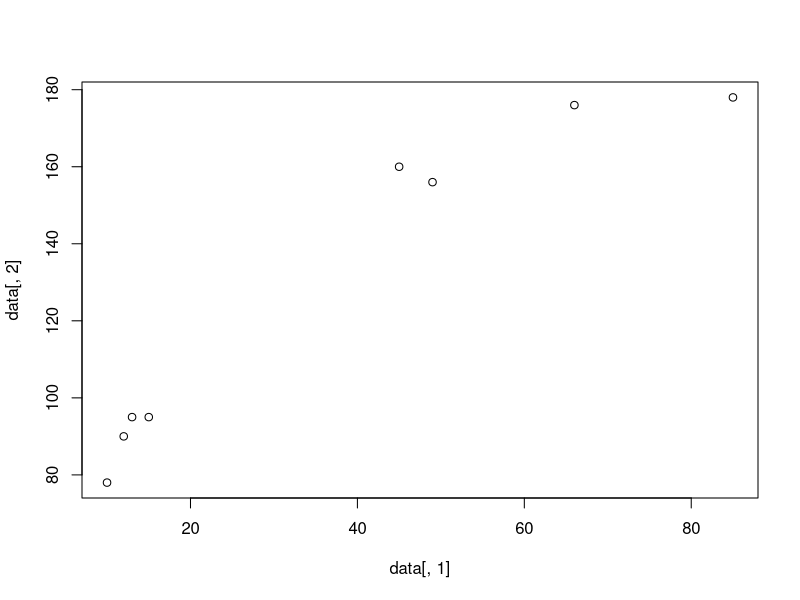
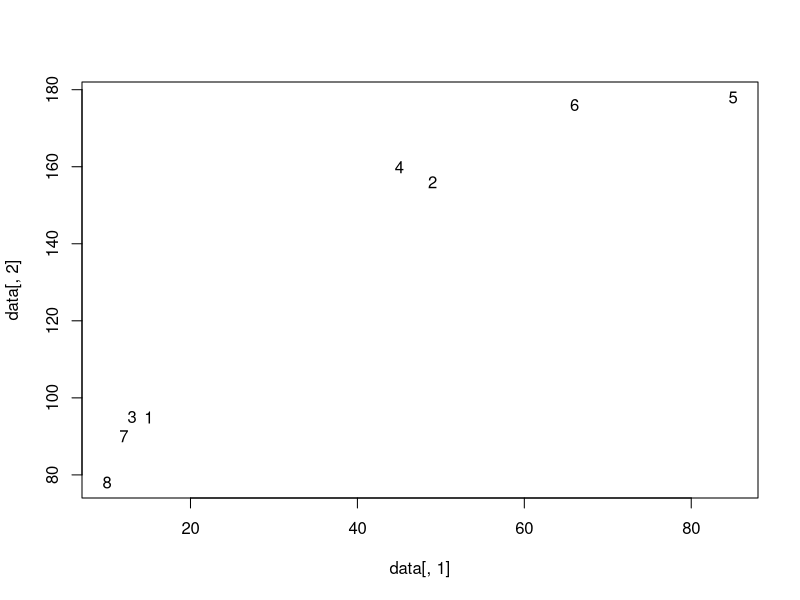
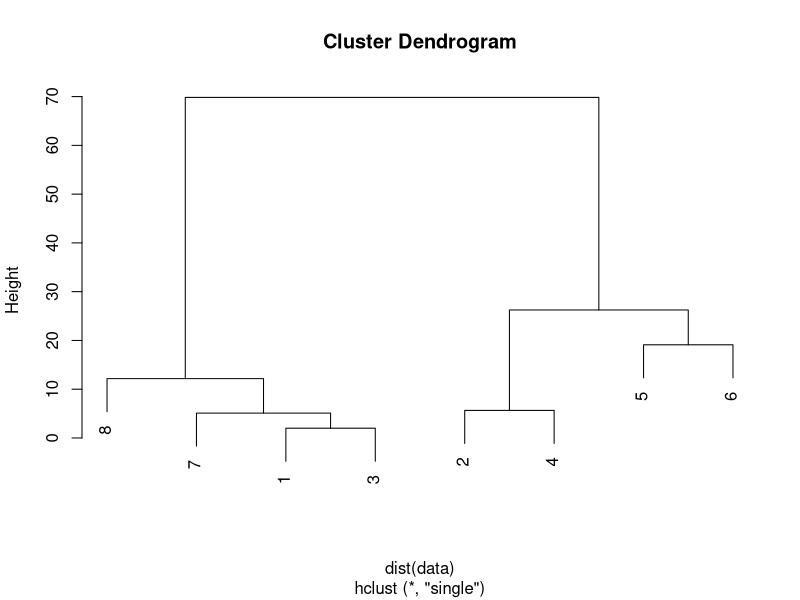
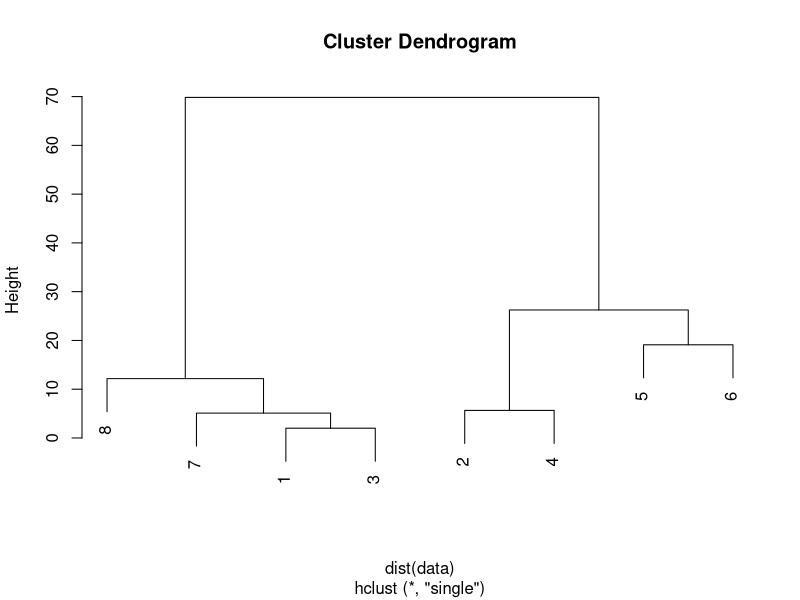

R code for these plots, in order:
### Single Linkage: When merging clusters containing >1 item, use the minimum distance between items 
### as the distance between clusters, then find the two clusters having the minimum distance when deciding what clusters to merge.

### Set up the data
weight.kg<-c(15,49,13,45,85,66,12,10)
height.cm<-c(95,156,95,160,178,176,90,78)
data<-matrix(cbind(weight.kg,height.cm),nrow=8)
dimnames(data)[[2]]<-c("weight.kg","height.cm")
plot(data[,1], data[,2])
plot(data[,1], data[,2], type="n")
text(data[,1], data[,2], labels=1:8)

?dist
round(dist(data,diag=TRUE,upper=TRUE),2)
round(dist(data),2)
data
sqrt((49-45)^2+(156-160)^2)

?hclust
round(dist(data, diag = TRUE))
hclust.single<-hclust(dist(data),method="single")
names(hclust.single)
hclust.single$height
plot(hclust.single)

## Iteration 1, calculate distance between all singletons
dist <- dist(data, diag = TRUE)
round(dist,2)
## Find the minimum distance 
min(as.dist(dist)[as.dist(dist)!=0])  # 2
### Merge 1 and 3 
### Iteration 2, update distances to the cluster that contains (1,3)
old.dist<-as.matrix(dist)
new.dist<-as.matrix(dist)
new.dist[1,3]<-new.dist[3,1]<-0
round(new.dist, 2)
new.dist[1,2]<-new.dist[2,1]<-min(old.dist[1,2],old.dist[3,2])
new.dist[1,4]<-new.dist[4,1]<-min(old.dist[1,4],old.dist[3,4])
new.dist[1,5]<-new.dist[5,1]<-min(old.dist[1,5],old.dist[3,5])
new.dist[1,6]<-new.dist[6,1]<-min(old.dist[1,6],old.dist[3,6])
new.dist[1,7]<-new.dist[7,1]<-min(old.dist[1,7],old.dist[3,7])
new.dist[1,8]<-new.dist[8,1]<-min(old.dist[1,8],old.dist[3,8])
new.dist[3,2]<-new.dist[2,3]<-min(old.dist[1,2],old.dist[3,2])
new.dist[3,4]<-new.dist[4,3]<-min(old.dist[1,4],old.dist[3,4])
new.dist[3,5]<-new.dist[5,3]<-min(old.dist[1,5],old.dist[3,5])
new.dist[3,6]<-new.dist[6,3]<-min(old.dist[1,6],old.dist[3,6])
new.dist[3,7]<-new.dist[7,3]<-min(old.dist[1,7],old.dist[3,7])
new.dist[3,8]<-new.dist[8,3]<-min(old.dist[1,8],old.dist[3,8])
## Check that new distance matrix is symmetric
all.equal(new.dist,t(new.dist))
round(as.dist(new.dist),2)
min(as.dist(new.dist)[as.dist(new.dist)!=0])  # 5.09902

# Merge 7 with cluster 1,3
# Iteration 2, Update distances to cluster that contains 1,3,7
new.dist2<-new.dist
new.dist2[1,7]<-new.dist2[7,1]<-new.dist2[3,7]<-new.dist2[7,3]<-0
new.dist2[1,2]<-new.dist2[2,1]<-new.dist2[3,2]<-new.dist2[2,3]<-new.dist2[1,7]<-new.dist2[7,1]<-min(old.dist[1,2],old.dist[3,2],old.dist[7,2])
new.dist2[4,1]<-new.dist2[1,4]<-new.dist2[4,3]<-new.dist2[3,4]<-new.dist2[4,7]<-new.dist2[7,4]<-min(old.dist[1,4],old.dist[3,4],old.dist[7,4])
new.dist2[5,1]<-new.dist2[1,5]<-new.dist2[5,3]<-new.dist2[3,5]<-new.dist2[5,7]<-new.dist2[7,5]<-min(old.dist[1,5],old.dist[3,5],old.dist[7,5])
new.dist2[6,1]<-new.dist2[1,6]<-new.dist2[6,3]<-new.dist2[3,6]<-new.dist2[6,7]<-new.dist2[7,6]<-min(old.dist[1,6],old.dist[3,6],old.dist[7,6])
new.dist2[8,1]<-new.dist2[1,8]<-new.dist2[8,3]<-new.dist2[3,8]<-new.dist2[8,7]<-new.dist2[7,8]<-min(old.dist[1,8],old.dist[3,8],old.dist[7,8])
## Check that new distance matrix is symmetric
all.equal(new.dist2,t(new.dist2))
round(as.dist(new.dist2),3)
## Find the minimum distance for identifying what clusters are merged next
min(as.dist(new.dist2)[as.dist(new.dist2)!=0]) #5.656854

## Merge 2 and 4
## Iteration 3; Update distances to the cluster that contains 2 & 4
new.dist3<-new.dist2
new.dist3[2,4]<-new.dist3[4,2]<-0
new.dist3[1,2]<-new.dist3[2,1]<-new.dist3[4,1]<-new.dist3[1,4]<-min(old.dist[1,2],old.dist[3,2],old.dist[7,2],old.dist[1,4],old.dist[3,4],old.dist[7,4])
new.dist3[3,2]<-new.dist3[2,3]<-new.dist3[4,3]<-new.dist3[3,4]<-min(old.dist[1,2],old.dist[3,2],old.dist[7,2],old.dist[1,4],old.dist[3,4],old.dist[7,4])
new.dist3[7,2]<-new.dist3[2,7]<-new.dist3[4,7]<-new.dist3[7,4]<-min(old.dist[1,2],old.dist[3,2],old.dist[7,2],old.dist[1,4],old.dist[3,4],old.dist[7,4])
new.dist3[2,5]<-new.dist3[5,2]<-new.dist3[4,5]<-new.dist3[5,4]<-min(old.dist[2,5],old.dist[4,5])
new.dist3[2,6]<-new.dist3[6,2]<-new.dist3[4,6]<-new.dist3[6,4]<-min(old.dist[2,6],old.dist[4,6])
new.dist3[2,8]<-new.dist3[8,2]<-new.dist3[4,8]<-new.dist3[8,4]<-min(old.dist[2,8],old.dist[4,8])
## Check that new distance matrix is symmetric
all.equal(new.dist3,t(new.dist3))
round(as.dist(new.dist3),3)
## Find the minimum distance for identifying what clusters are merged next
min(as.dist(new.dist3)[as.dist(new.dist3)!=0])  #12.16553  Merge 8 with cluster that contains 1,3,7

## Now, rather than go through another iteration by hand, apply the hclust function and check results
hclust.single<-hclust(dist(data),method="single")
hclust.single$height
# 2.000000  5.099020  5.656854 12.165525 19.104973 26.248809 69.835521
## Notice the minimum distances correspond to the single linkage method, which is to use the min 
## distance between clusters as the measure of distance.
plot(hclust.single)
## And the order of merging agrees with what we got by hand.

## define clusters
?cutree
class(hclust.single)

cut.single <- cutree(hclust.single, k = 2)
cut.single

cut.single <- cutree(hclust.single, h = 50)
cut.single
